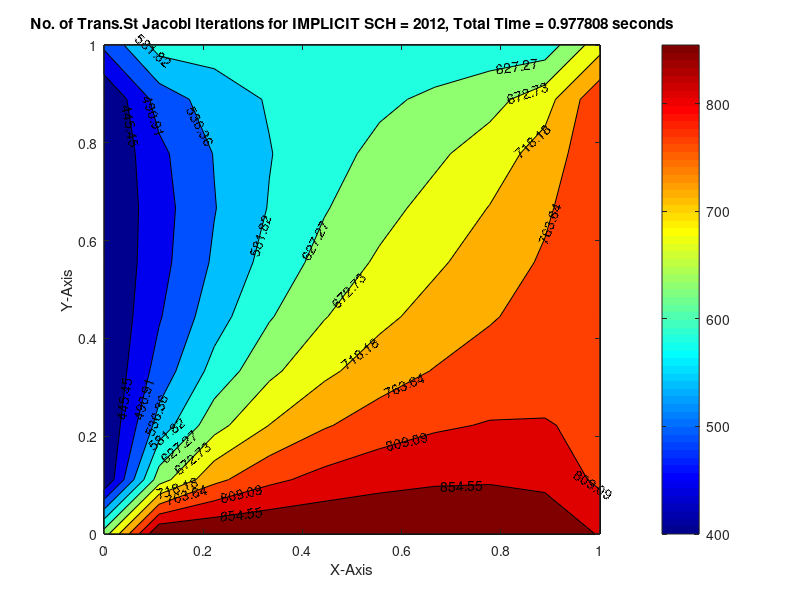

Source code (MATLAB):
%Solving 2D Heat Conduction Equation by Gauss Jacobi Method
%(Trasient State Implicit Scheme)
%Author: Aditya Iyer Ramesh

close all
clc

%Initializing parameters
%grid points
nx = 10;
ny = nx;
nt = 1400;
Lx = 1; 
Ly = 1;

%For Mesh
x = linspace(0,Lx,nx);
y = linspace(0,Ly,ny);

%Spacing of grids
dx = x(2) - x(1);
dy = dx;

%Error criteria & tolerance (EC > Tol)
error = 9e9;
tol = 1e-4;
dt = 1e-3;

%Thermal Diffusivity
alpha = 1.4;

%Temperature Matrix
Temp = 300*ones(nx,ny);

%Boundary Conditions
Temp(nx,2:ny-1) = 600; %Temp at Top
Temp(1,2:ny-1) = 900;   %Temp at Bottom
Temp(2:nx-1,1) = 400;   %Temp at Left
Temp(2:nx-1,ny) = 800;   %Temp at Right


%For Average Temperatures at Corners
Temp(nx,1) = (600 + 400)/2;
Temp(1,1) = (900 + 400)/2;
Temp(1,ny) = (900 + 800)/2;
Temp(nx,ny) = (600 + 800)/2;

%Assigning Meshes
[xx,yy] = meshgrid(x,y);

%Solver for Jacobi Iteration
iterative_solver = 1;

%Counter for iteration 
iteration_counter = 1;

%Declaring original values of Temp
Temp_old = Temp;
Temp_initial_dt = Temp;

%Computing of 2D Transient Heat Conduction Eqn by Jacobi Solver starts
tic;

if iterative_solver == 1
    dt = 1e-3;
    k1 = (alpha*dt)/(dy^2);
    
    for nt = 1:1400
        error = 9e9;
        
        while (error > tol)
            for i = 2:nx-1
                for j = 2:ny-1
                    Temp_orig = Temp_old(i-1,j) + Temp_old(i+1,j) + Temp_old(i,j-1) + Temp_old(i,j+1);
                    Temp(i,j) = Temp_initial_dt(i,j)/(1+(4*k1)) + ((k1)/(1+(4*k1)))*Temp_orig;
                end
            end
            error = max(max(abs(Temp_old - Temp)));
           
            %Updating value of temperatures after each iteration
            Temp_old = Temp;
            Temp_initial_dt = Temp;
            iteration_counter = iteration_counter + 1;
        end
    end
    
    toc;
    time = toc;

%Contour Plots
figure(1)
contourf(x,y,Temp)
clabel(contourf(x,y,Temp))
colorbar
colormap('jet')

%Labelling
xlabel("X-Axis")
ylabel("Y-Axis")
title(sprintf('No. of Trans.St Jacobi Iterations for IMPLICIT SCH = %d, Total Time = %f seconds',iteration_counter,time));
end    
